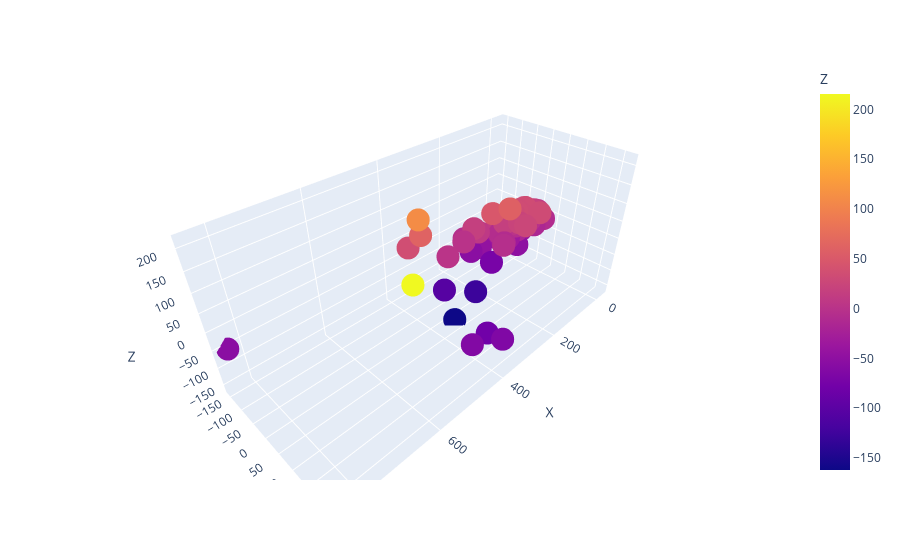

Write notebook code for a chart like this one.
### Code cell
# Answer to Exercise 13
# This code is noy finished because it is a little difficulty to show the 4 different colors according to the 4 categories.

import plotly.express as px
import pandas as pd


data = X_reduced_n3  # Assuming X_reduced is your dataset


# Create a DataFrame with the data
df = pd.DataFrame(data, columns=['X', 'Y', 'Z'])

#fig = px.scatter_3d(df, x='X', y='Y', z='Z', color='Category', color_discrete_sequence=col)

# Set labels for the axes
#fig.update_layout(scene=dict(xaxis_title='X-axis',
#                             yaxis_title='Y-axis',
#                             zaxis_title='Z-axis'))

fig = px.scatter_3d(df, x='X', y='Y', z='Z',color='Z')
fig.show()

### Figure 1 — Plotly figure (JSON) as saved in the notebook; plotly's stock layout.template omitted (floating-point values rounded to 4 significant figures; data arrays with more than 128 entries replaced by an {"elided": "..."} marker saying what was removed)
{"data": [{"hovertemplate": "X=%{x}<br>Y=%{y}<br>Z=%{marker.color}<extra></extra>", "legendgroup": "", "marker": {"color": {"elided": "2257 float values"}, "coloraxis": "coloraxis", "symbol": "circle"}, "mode": "markers", "name": "", "scene": "scene", "showlegend": false, "type": "scatter3d", "x": {"elided": "2257 float values"}, "y": {"elided": "2257 float values"}, "z": {"elided": "2257 float values"}}], "layout": {"coloraxis": {"colorbar": {"title": {"text": "Z"}}, "colorscale": [[0, "#0d0887"], [0.1111, "#46039f"], [0.2222, "#7201a8"], [0.3333, "#9c179e"], [0.4444, "#bd3786"], [0.5556, "#d8576b"], [0.6667, "#ed7953"], [0.7778, "#fb9f3a"], [0.8889, "#fdca26"], [1, "#f0f921"]]}, "legend": {"tracegroupgap": 0}, "margin": {"t": 60}, "scene": {"domain": {"x": [0, 1], "y": [0, 1]}, "xaxis": {"title": {"text": "X"}}, "yaxis": {"title": {"text": "Y"}}, "zaxis": {"title": {"text": "Z"}}}}}
